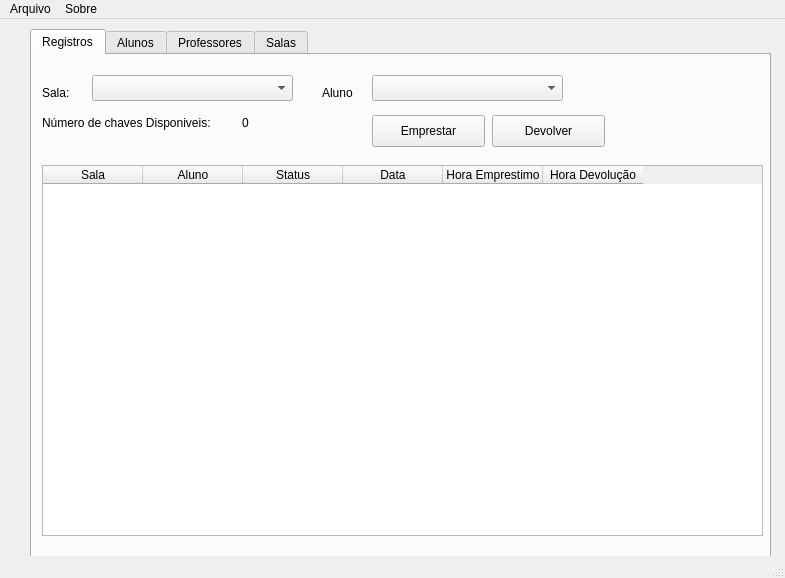
<?xml version="1.0" encoding="UTF-8"?>
<ui version="4.0">
 <class>MainWindow</class>
 <widget class="QMainWindow" name="MainWindow">
  <property name="geometry">
   <rect>
    <x>0</x>
    <y>0</y>
    <width>785</width>
    <height>578</height>
   </rect>
  </property>
  <property name="windowTitle">
   <string>MainWindow</string>
  </property>
  <widget class="QWidget" name="centralwidget">
   <widget class="QTabWidget" name="tabWidget">
    <property name="geometry">
     <rect>
      <x>30</x>
      <y>10</y>
      <width>741</width>
      <height>531</height>
     </rect>
    </property>
    <property name="tabPosition">
     <enum>QTabWidget::North</enum>
    </property>
    <property name="currentIndex">
     <number>0</number>
    </property>
    <widget class="QWidget" name="tabRegistros">
     <attribute name="title">
      <string>Registros</string>
     </attribute>
     <widget class="QLabel" name="label_14">
      <property name="geometry">
       <rect>
        <x>10</x>
        <y>30</y>
        <width>60</width>
        <height>16</height>
       </rect>
      </property>
      <property name="text">
       <string>Sala:</string>
      </property>
     </widget>
     <widget class="QComboBox" name="comboBoxSalasRegistro">
      <property name="geometry">
       <rect>
        <x>60</x>
        <y>20</y>
        <width>201</width>
        <height>26</height>
       </rect>
      </property>
     </widget>
     <widget class="QLabel" name="label_15">
      <property name="geometry">
       <rect>
        <x>290</x>
        <y>30</y>
        <width>60</width>
        <height>16</height>
       </rect>
      </property>
      <property name="text">
       <string>Aluno</string>
      </property>
     </widget>
     <widget class="QComboBox" name="comboBoxAlunoRegistro">
      <property name="geometry">
       <rect>
        <x>340</x>
        <y>20</y>
        <width>191</width>
        <height>26</height>
       </rect>
      </property>
     </widget>
     <widget class="QLabel" name="label_16">
      <property name="geometry">
       <rect>
        <x>10</x>
        <y>60</y>
        <width>191</width>
        <height>16</height>
       </rect>
      </property>
      <property name="text">
       <string>Número de chaves Disponiveis:</string>
      </property>
     </widget>
     <widget class="QLabel" name="label_17">
      <property name="geometry">
       <rect>
        <x>210</x>
        <y>60</y>
        <width>16</width>
        <height>16</height>
       </rect>
      </property>
      <property name="text">
       <string>0</string>
      </property>
     </widget>
     <widget class="QPushButton" name="pushButton_Emprestar">
      <property name="geometry">
       <rect>
        <x>340</x>
        <y>60</y>
        <width>113</width>
        <height>32</height>
       </rect>
      </property>
      <property name="text">
       <string>Emprestar</string>
      </property>
     </widget>
     <widget class="QPushButton" name="pushButton_Devolver">
      <property name="geometry">
       <rect>
        <x>460</x>
        <y>60</y>
        <width>113</width>
        <height>32</height>
       </rect>
      </property>
      <property name="text">
       <string>Devolver</string>
      </property>
     </widget>
     <widget class="QTableWidget" name="tableWidgetRegistros">
      <property name="geometry">
       <rect>
        <x>10</x>
        <y>110</y>
        <width>721</width>
        <height>371</height>
       </rect>
      </property>
      <column>
       <property name="text">
        <string>Sala</string>
       </property>
      </column>
      <column>
       <property name="text">
        <string>Aluno</string>
       </property>
      </column>
      <column>
       <property name="text">
        <string>Status</string>
       </property>
      </column>
      <column>
       <property name="text">
        <string>Data</string>
       </property>
      </column>
      <column>
       <property name="text">
        <string>Hora Emprestimo</string>
       </property>
      </column>
      <column>
       <property name="text">
        <string>Hora Devolução</string>
       </property>
      </column>
     </widget>
    </widget>
    <widget class="QWidget" name="tabAlunos">
     <attribute name="title">
      <string>Alunos</string>
     </attribute>
     <widget class="QLabel" name="label">
      <property name="geometry">
       <rect>
        <x>20</x>
        <y>20</y>
        <width>60</width>
        <height>16</height>
       </rect>
      </property>
      <property name="text">
       <string>Nome:</string>
      </property>
     </widget>
     <widget class="QLabel" name="label_2">
      <property name="geometry">
       <rect>
        <x>20</x>
        <y>60</y>
        <width>60</width>
        <height>16</height>
       </rect>
      </property>
      <property name="text">
       <string>Curso:</string>
      </property>
     </widget>
     <widget class="QLabel" name="label_3">
      <property name="geometry">
       <rect>
        <x>20</x>
        <y>110</y>
        <width>60</width>
        <height>16</height>
       </rect>
      </property>
      <property name="text">
       <string>Matricula:</string>
      </property>
     </widget>
     <widget class="QLabel" name="label_4">
      <property name="geometry">
       <rect>
        <x>20</x>
        <y>150</y>
        <width>60</width>
        <height>16</height>
       </rect>
      </property>
      <property name="text">
       <string>Telefone:</string>
      </property>
     </widget>
     <widget class="QLabel" name="label_5">
      <property name="geometry">
       <rect>
        <x>20</x>
        <y>190</y>
        <width>60</width>
        <height>16</height>
       </rect>
      </property>
      <property name="text">
       <string>Email:</string>
      </property>
     </widget>
     <widget class="QLineEdit" name="lineEditAlunoNome">
      <property name="geometry">
       <rect>
        <x>70</x>
        <y>20</y>
        <width>391</width>
        <height>21</height>
       </rect>
      </property>
     </widget>
     <widget class="QComboBox" name="comboBoxCurso">
      <property name="geometry">
       <rect>
        <x>70</x>
        <y>60</y>
        <width>281</width>
        <height>26</height>
       </rect>
      </property>
      <item>
       <property name="text">
        <string>Sistemas de Informação</string>
       </property>
      </item>
      <item>
       <property name="text">
        <string>Licenciatura em Computação</string>
       </property>
      </item>
      <item>
       <property name="text">
        <string>Engenharia Ambiental</string>
       </property>
      </item>
      <item>
       <property name="text">
        <string>Engenharia Cartográfica e Agrimensura</string>
       </property>
      </item>
      <item>
       <property name="text">
        <string>Agronomia</string>
       </property>
      </item>
      <item>
       <property name="text">
        <string>Engenharia de Pesca</string>
       </property>
      </item>
      <item>
       <property name="text">
        <string>Engenharia Florestal</string>
       </property>
      </item>
      <item>
       <property name="text">
        <string>Medicina Veterinária</string>
       </property>
      </item>
      <item>
       <property name="text">
        <string>Zootecnia</string>
       </property>
      </item>
     </widget>
     <widget class="QLineEdit" name="lineEditMatricula">
      <property name="geometry">
       <rect>
        <x>90</x>
        <y>110</y>
        <width>201</width>
        <height>21</height>
       </rect>
      </property>
     </widget>
     <widget class="QLineEdit" name="lineEditTelefone">
      <property name="geometry">
       <rect>
        <x>90</x>
        <y>150</y>
        <width>141</width>
        <height>21</height>
       </rect>
      </property>
     </widget>
     <widget class="QLineEdit" name="lineEditEmail">
      <property name="geometry">
       <rect>
        <x>70</x>
        <y>190</y>
        <width>221</width>
        <height>21</height>
       </rect>
      </property>
     </widget>
     <widget class="QPushButton" name="pushButtonAdicionarAluno">
      <property name="geometry">
       <rect>
        <x>10</x>
        <y>250</y>
        <width>113</width>
        <height>32</height>
       </rect>
      </property>
      <property name="text">
       <string>Adicionar</string>
      </property>
     </widget>
     <widget class="QPushButton" name="pushButtonRemoverAluno">
      <property name="geometry">
       <rect>
        <x>130</x>
        <y>250</y>
        <width>113</width>
        <height>32</height>
       </rect>
      </property>
      <property name="text">
       <string>Remover</string>
      </property>
     </widget>
     <widget class="QListWidget" name="listWidgetAlunos">
      <property name="geometry">
       <rect>
        <x>490</x>
        <y>20</y>
        <width>241</width>
        <height>261</height>
       </rect>
      </property>
     </widget>
     <widget class="QPushButton" name="pushButtonEditarAluno">
      <property name="geometry">
       <rect>
        <x>250</x>
        <y>250</y>
        <width>113</width>
        <height>32</height>
       </rect>
      </property>
      <property name="text">
       <string>Editar</string>
      </property>
     </widget>
     <widget class="QPushButton" name="pushButtonVerDados">
      <property name="geometry">
       <rect>
        <x>370</x>
        <y>250</y>
        <width>113</width>
        <height>32</height>
       </rect>
      </property>
      <property name="text">
       <string>Ver Dados</string>
      </property>
     </widget>
    </widget>
    <widget class="QWidget" name="tabProfessores">
     <attribute name="title">
      <string>Professores</string>
     </attribute>
     <widget class="QLabel" name="label_6">
      <property name="geometry">
       <rect>
        <x>29</x>
        <y>50</y>
        <width>61</width>
        <height>20</height>
       </rect>
      </property>
      <property name="text">
       <string>Nome:</string>
      </property>
     </widget>
     <widget class="QLabel" name="label_7">
      <property name="geometry">
       <rect>
        <x>19</x>
        <y>100</y>
        <width>61</width>
        <height>21</height>
       </rect>
      </property>
      <property name="text">
       <string>Telefone:</string>
      </property>
     </widget>
     <widget class="QLabel" name="label_8">
      <property name="geometry">
       <rect>
        <x>40</x>
        <y>150</y>
        <width>51</width>
        <height>16</height>
       </rect>
      </property>
      <property name="text">
       <string>Email:</string>
      </property>
     </widget>
     <widget class="QLineEdit" name="lineEditProfNome">
      <property name="geometry">
       <rect>
        <x>80</x>
        <y>50</y>
        <width>321</width>
        <height>21</height>
       </rect>
      </property>
     </widget>
     <widget class="QLineEdit" name="lineEditProfTelefone">
      <property name="geometry">
       <rect>
        <x>80</x>
        <y>100</y>
        <width>201</width>
        <height>21</height>
       </rect>
      </property>
     </widget>
     <widget class="QLineEdit" name="lineEditProfEmail">
      <property name="geometry">
       <rect>
        <x>80</x>
        <y>150</y>
        <width>201</width>
        <height>21</height>
       </rect>
      </property>
     </widget>
     <widget class="QListWidget" name="listWidgetProf">
      <property name="geometry">
       <rect>
        <x>480</x>
        <y>50</y>
        <width>241</width>
        <height>221</height>
       </rect>
      </property>
     </widget>
     <widget class="QPushButton" name="pushButtonProfAdicionar">
      <property name="geometry">
       <rect>
        <x>0</x>
        <y>240</y>
        <width>113</width>
        <height>32</height>
       </rect>
      </property>
      <property name="text">
       <string>Adicionar</string>
      </property>
     </widget>
     <widget class="QPushButton" name="pushButtonProfRemover">
      <property name="geometry">
       <rect>
        <x>120</x>
        <y>240</y>
        <width>113</width>
        <height>32</height>
       </rect>
      </property>
      <property name="text">
       <string>Remover</string>
      </property>
     </widget>
     <widget class="QPushButton" name="pushButtonProfEditar">
      <property name="geometry">
       <rect>
        <x>240</x>
        <y>240</y>
        <width>113</width>
        <height>32</height>
       </rect>
      </property>
      <property name="text">
       <string>Editar</string>
      </property>
     </widget>
     <widget class="QPushButton" name="pushButtonProfVerDados">
      <property name="geometry">
       <rect>
        <x>360</x>
        <y>240</y>
        <width>113</width>
        <height>32</height>
       </rect>
      </property>
      <property name="text">
       <string>Ver Dados</string>
      </property>
     </widget>
    </widget>
    <widget class="QWidget" name="tabSalas">
     <attribute name="title">
      <string>Salas</string>
     </attribute>
     <widget class="QLabel" name="label_9">
      <property name="geometry">
       <rect>
        <x>10</x>
        <y>10</y>
        <width>131</width>
        <height>16</height>
       </rect>
      </property>
      <property name="text">
       <string>Identificacao da Sala:</string>
      </property>
     </widget>
     <widget class="QLabel" name="label_11">
      <property name="geometry">
       <rect>
        <x>10</x>
        <y>270</y>
        <width>51</width>
        <height>16</height>
       </rect>
      </property>
      <property name="text">
       <string>Alunos </string>
      </property>
     </widget>
     <widget class="QListWidget" name="listWidgetSalaAluno">
      <property name="geometry">
       <rect>
        <x>10</x>
        <y>300</y>
        <width>171</width>
        <height>151</height>
       </rect>
      </property>
     </widget>
     <widget class="QPushButton" name="pushButtonAddAlunoSala">
      <property name="geometry">
       <rect>
        <x>10</x>
        <y>460</y>
        <width>141</width>
        <height>32</height>
       </rect>
      </property>
      <property name="text">
       <string>Adicionar Aluno</string>
      </property>
     </widget>
     <widget class="QLineEdit" name="lineEditIdSala">
      <property name="geometry">
       <rect>
        <x>150</x>
        <y>10</y>
        <width>191</width>
        <height>21</height>
       </rect>
      </property>
     </widget>
     <widget class="QListWidget" name="listWidgetSalaProf">
      <property name="geometry">
       <rect>
        <x>10</x>
        <y>110</y>
        <width>171</width>
        <height>111</height>
       </rect>
      </property>
     </widget>
     <widget class="QLabel" name="label_12">
      <property name="geometry">
       <rect>
        <x>10</x>
        <y>80</y>
        <width>171</width>
        <height>16</height>
       </rect>
      </property>
      <property name="text">
       <string>Professores </string>
      </property>
     </widget>
     <widget class="QLabel" name="label_13">
      <property name="geometry">
       <rect>
        <x>210</x>
        <y>270</y>
        <width>131</width>
        <height>16</height>
       </rect>
      </property>
      <property name="text">
       <string>Alunos associados</string>
      </property>
     </widget>
     <widget class="QListWidget" name="listWidgetSalaAlunoAssociados">
      <property name="geometry">
       <rect>
        <x>200</x>
        <y>300</y>
        <width>161</width>
        <height>151</height>
       </rect>
      </property>
     </widget>
     <widget class="QPushButton" name="pushButtonAddProfSala">
      <property name="geometry">
       <rect>
        <x>10</x>
        <y>230</y>
        <width>141</width>
        <height>32</height>
       </rect>
      </property>
      <property name="text">
       <string>Adicionar Professor</string>
      </property>
     </widget>
     <widget class="QPushButton" name="pushButtonDelAlunoSala">
      <property name="geometry">
       <rect>
        <x>210</x>
        <y>460</y>
        <width>111</width>
        <height>32</height>
       </rect>
      </property>
      <property name="text">
       <string>Remover</string>
      </property>
     </widget>
     <widget class="QLabel" name="label_18">
      <property name="geometry">
       <rect>
        <x>390</x>
        <y>10</y>
        <width>201</width>
        <height>16</height>
       </rect>
      </property>
      <property name="text">
       <string>Numero de Chaves:</string>
      </property>
     </widget>
     <widget class="QPushButton" name="pushButtonAdicionarSala">
      <property name="geometry">
       <rect>
        <x>210</x>
        <y>40</y>
        <width>113</width>
        <height>31</height>
       </rect>
      </property>
      <property name="text">
       <string>Adicionar Sala</string>
      </property>
     </widget>
     <widget class="QSpinBox" name="spinBoxNumeroChaves">
      <property name="geometry">
       <rect>
        <x>520</x>
        <y>0</y>
        <width>51</width>
        <height>31</height>
       </rect>
      </property>
     </widget>
     <widget class="QListWidget" name="listWidgetSalaProfAssociados">
      <property name="geometry">
       <rect>
        <x>200</x>
        <y>110</y>
        <width>161</width>
        <height>111</height>
       </rect>
      </property>
     </widget>
     <widget class="QLabel" name="label_10">
      <property name="geometry">
       <rect>
        <x>200</x>
        <y>80</y>
        <width>151</width>
        <height>16</height>
       </rect>
      </property>
      <property name="text">
       <string>Professores associados</string>
      </property>
     </widget>
     <widget class="QPushButton" name="pushButtonDelProfSala">
      <property name="geometry">
       <rect>
        <x>200</x>
        <y>230</y>
        <width>121</width>
        <height>31</height>
       </rect>
      </property>
      <property name="text">
       <string>Remover</string>
      </property>
     </widget>
     <widget class="QListWidget" name="listWidgetSalasCadastradas">
      <property name="geometry">
       <rect>
        <x>460</x>
        <y>110</y>
        <width>191</width>
        <height>361</height>
       </rect>
      </property>
     </widget>
     <widget class="QLabel" name="label_19">
      <property name="geometry">
       <rect>
        <x>500</x>
        <y>80</y>
        <width>131</width>
        <height>16</height>
       </rect>
      </property>
      <property name="text">
       <string>Salas Cadastradas</string>
      </property>
     </widget>
    </widget>
   </widget>
  </widget>
  <widget class="QMenuBar" name="menubar">
   <property name="geometry">
    <rect>
     <x>0</x>
     <y>0</y>
     <width>785</width>
     <height>22</height>
    </rect>
   </property>
   <widget class="QMenu" name="menuArquivo">
    <property name="title">
     <string>Arquivo</string>
    </property>
    <addaction name="actionSalvar"/>
    <addaction name="actionExportar_Relatorio"/>
    <addaction name="actionCarregar"/>
    <addaction name="actionSair"/>
   </widget>
   <widget class="QMenu" name="menuSobre">
    <property name="title">
     <string>Sobre</string>
    </property>
   </widget>
   <addaction name="menuArquivo"/>
   <addaction name="menuSobre"/>
  </widget>
  <widget class="QStatusBar" name="statusbar"/>
  <action name="actionSalvar">
   <property name="text">
    <string>Salvar</string>
   </property>
  </action>
  <action name="actionExportar_Relatorio">
   <property name="text">
    <string>Exportar Relatorio</string>
   </property>
  </action>
  <action name="actionCarregar">
   <property name="text">
    <string>Carregar</string>
   </property>
  </action>
  <action name="actionSair">
   <property name="text">
    <string>Sair</string>
   </property>
  </action>
 </widget>
 <resources/>
 <connections/>
</ui>
